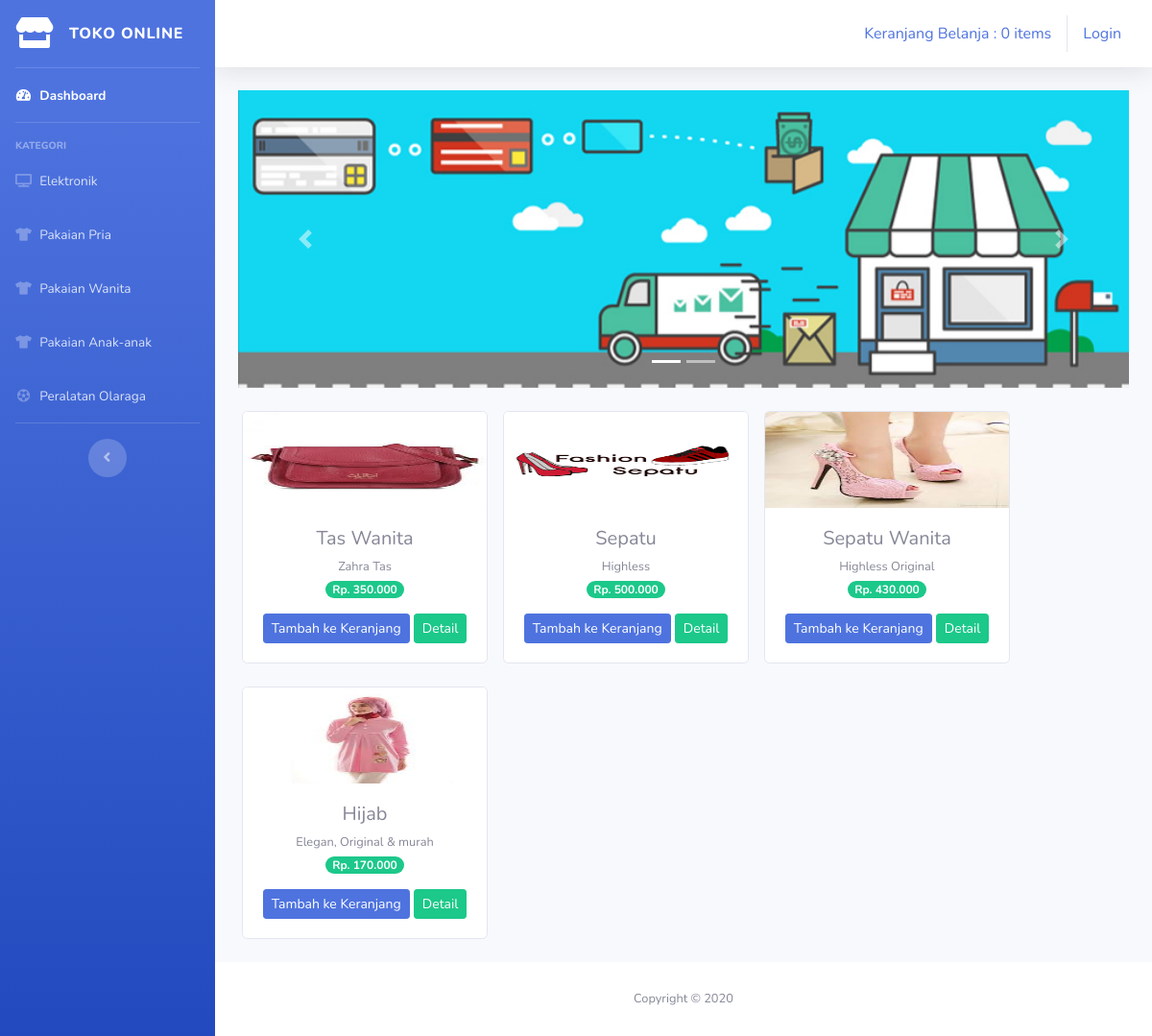
Screenshot of /index.php/kategori/pakaian_wanita with the database file from the repository.
### tables this page shows
CREATE TABLE `tb_barang` (
  `id_brg` int(11) NOT NULL,
  `nama_brg` varchar(70) NOT NULL,
  `keterangan` varchar(200) NOT NULL,
  `kategori` varchar(50) NOT NULL,
  `harga` int(11) NOT NULL,
  `stok` int(4) NOT NULL,
  `gambar` text NOT NULL
);

### application/controllers/kategori.php (called while the page is built, shortened)
<?php
class Kategori extends CI_Controller {
    public function pakaian_wanita()
    {
        $data['pakaian_wanita'] = $this->model_kategori->pakaian_wanita()->result();
        $this->load->view('templates/header');
        $this->load->view('templates/sidebar');
        $this->load->view('pakaian_wanita', $data);
        $this->load->view('templates/footer');
    }
}

### index.php (called while the page is built, shortened)
<?php
require_once BASEPATH.'core/CodeIgniter.php';

### application/models/model_kategori.php (called while the page is built, shortened)
<?php
class Model_kategori extends CI_Model {
    public function pakaian_wanita()
    {
        return $this->db->get_where('tb_barang', ['kategori' => 'Pakaian Wanita']);
    }
}

### application/views/pakaian_wanita.php (the view, shortened to what this page needs)
<div class="container-fluid">
    <div id="carouselExampleIndicators" class="carousel slide" data-ride="carousel">
    <ol class="carousel-indicators">
        <li data-target="#carouselExampleIndicators" data-slide-to="0" class="active"></li>
        <li data-target="#carouselExampleIndicators" data-slide-to="1"></li>
    </ol>
    <div class="carousel-inner">
        <div class="carousel-item active">
        <img src="<?= base_url('assets/img/slider/slider1.jpg'); ?>" class="d-block w-100" alt="...">
        </div>
    </div>
    <a class="carousel-control-prev" href="#carouselExampleIndicators" role="button" data-slide="prev">
        <span class="carousel-control-prev-icon" aria-hidden="true"></span>
    </a>
    <a class="carousel-control-next" href="#carouselExampleIndicators" role="button" data-slide="next">
        <span class="carousel-control-next-icon" aria-hidden="true"></span>
    </a>
    </div>
    <div class="row text-center mt-4">
        <?php foreach ($pakaian_wanita as $brg) :?>
            <div class="card ml-3 mb-4" style="width: 16rem;">
                <img src="<?= base_url().'assets/img/'.$brg->gambar ?>" class="card-img-top" width="50px" height="100px">
                <div class="card-body">
                    <h5 class="card-title mb-1"><?= $brg->nama_brg ?></h5>
                    <small><?= $brg->keterangan ?></small><br>
                    <span class="badge badge-pill badge-success mb-3">Rp. <?= number_format($brg->harga, 0, ',','.'); ?></span>
                    <?= anchor('dashboard/tambah_ke_keranjang/'.$brg->id_brg, '<div class="btn btn-sm btn-primary">Tambah ke Keranjang</div>'); ?>
                    <?= anchor('dashboard/detail/'.$brg->id_brg, '<div class="btn btn-sm btn-success">Detail</div>'); ?>
                </div>
                </div>
        <?php endforeach; ?>
    </div>
</div>

### rows the page displays
tb_barang: gambar (picture), nama_brg "Tas Wanita", keterangan "Zahra Tas", harga "350.000", id_brg "Tambah ke Keranjang", id_brg "Detail"
tb_barang: gambar (picture), nama_brg "Sepatu", keterangan "Highless", harga "500.000", id_brg "Tambah ke Keranjang", id_brg "Detail"
tb_barang: gambar (picture), nama_brg "Sepatu Wanita", keterangan "Highless Original", harga "430.000", id_brg "Tambah ke Keranjang", id_brg "Detail"
tb_barang: gambar (picture), nama_brg "Hijab", keterangan "Elegan, Original & murah", harga "170.000", id_brg "Tambah ke Keranjang", id_brg "Detail"

### other values shown
anchor('dashboard/detail_keranjang', $keranjang) "Keranjang Belanja : 0 items"
anchor('auth/login','Login') "Login"
